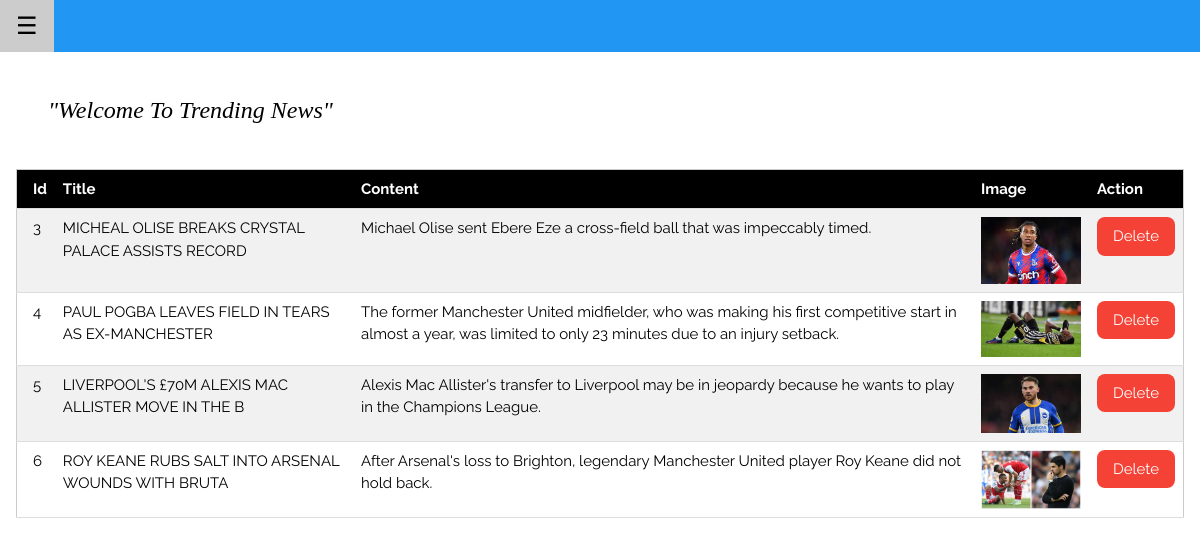
The app's page /admin/trendingtable.php with its own data.
### tables this page shows
CREATE TABLE `trending` (
  `id` int(11) NOT NULL,
  `title` varchar(50) NOT NULL,
  `image` varchar(255) NOT NULL,
  `content` text NOT NULL
);

### admin/trendingtable.php (the view, shortened to what this page needs)
<?php include("../scroll-top.php"); ?>
<?php include("header.php"); ?>
<div class="w3-container">
    <div class="w3-container">
        <div class="w3-panel w3-white" style="width:50%">
            <p class="w3-xlarge w3-serif"><i>"Welcome To Trending News"</i></p>
        </div>
    </div>
    <form action="" method="post" enctype="multipart/form-data">
        <div class="w3-responsive">
            <table class="w3-table-all">
                <tr class="w3-black">
                    <th>Id</th>
                    <th>Title</th>
                    <th>Content</th>
                    <th>Image</th>
                    <th>Action</th>
                </tr>
                <?php
        $conn = mysqli_connect('localhost', 'root', '',);
        $query = "SELECT * FROM `trending` ";
        $query_run = mysqli_query($conn, $query);
        while ($row = mysqli_fetch_array($query_run)) {
        ?>
                <tr>
                    <td><?php echo $row['id']; ?></td>
                    <td><?php echo $row['title']; ?></td>
                    <td><?php echo $row['content']; ?></td>
                    <td><img src="<?php echo "images/" . $row['image']; ?>" width="100px" alt="image"> </td>
                    <form action="trenddelete.php" method="post">
                        <td>
                            <input type="submit" name="delete" class='w3-btn w3-bar-block w3-red w3-round-large'
                                value="Delete">
                        </td>
                    </form>
                </tr>
                <?php
        }
        ?>
            </table>
        </div>
    </form>
</div>
</div>
</body>
</html>

### scroll-top.php (shortened to what this page needs)
<!DOCTYPE html>
<html>
<head>
  <link rel="stylesheet" href="assets/css/style.css">
  <link rel="stylesheet" href="https://cdnjs.cloudflare.com/ajax/libs/font-awesome/4.7.0/css/font-awesome.min.css">
</head>
<body>
</body>
</html>

### admin/header.php (shortened to what this page needs)
<!DOCTYPE html>
<html lang="en">
<head>
    <link rel="stylesheet" href="style.css">
    <link rel="stylesheet" href="https://cdnjs.cloudflare.com/ajax/libs/font-awesome/4.7.0/css/font-awesome.min.css">
</head>
<body>
    <div id="main">
        <div class="w3-blue">
            <button id="openNav" class="w3-button w3-blue w3-xlarge" onclick="w3_open()">&#9776;</button>
        </div>

### assets/css/style.css (style rules this page uses)
html { box-sizing: border-box }
*, *:before, *:after { box-sizing: inherit }
html { -ms-text-size-adjust: 100%; -webkit-text-size-adjust: 100% }
body { margin: 0 }
img { border-style: none }
button, input, select, textarea { font: inherit; margin: 0 }
button, input { overflow: visible }
button, select { text-transform: none }
button, html [type=button], [type=reset], [type=submit] { -webkit-appearance: button }
html, body { font-family: Verdana, sans-serif; font-size: 15px; line-height: 1.5 }
html { overflow-x: hidden }
.w3-serif { font-family: serif }
img { vertical-align: middle }
.w3-table, .w3-table-all { border-collapse: collapse; border-spacing: 0; width: 100%; display: table }
.w3-table-all { border: 1px solid #ccc }
.w3-bordered tr, .w3-table-all tr { border-bottom: 1px solid #ddd }
.w3-table-all tr:nth-child(odd) { background-color: #fff }
.w3-table-all tr:nth-child(even) { background-color: #f1f1f1 }
.w3-table td, .w3-table th, .w3-table-all td, .w3-table-all th { padding: 8px 8px; display: table-cell; text-align: left; vertical-align: top }
.w3-table th:first-child, .w3-table td:first-child, .w3-table-all th:first-child, .w3-table-all td:first-child { padding-left: 16px }
.w3-btn, .w3-button { border: none; display: inline-block; padding: 8px 16px; vertical-align: middle; overflow: hidden; text-decoration: none; color: inherit; background-color: inherit; text-align: center; cursor: pointer; white-space: nowrap }
.w3-btn, .w3-button { -webkit-touch-callout: none; -webkit-user-select: none; -khtml-user-select: none; -moz-user-select: none; -ms-user-select: none; user-select: none }
.w3-main, #main { transition: margin-left .4s }
.w3-responsive { display: block; overflow-x: auto }
.w3-container:after, .w3-container:before, .w3-panel:after, .w3-panel:before, .w3-row:after, .w3-row:before, .w3-row-padding:after, .w3-row-padding:before, .w3-cell-row:before, .w3-cell-row:after, .w3-clear:after, .w3-clear:before, .w3-bar:before, .w3-bar:after { content: ""; display: table; clear: both }
.w3-round-large { border-radius: 8px }
.w3-container, .w3-panel { padding: 0.01em 16px }
.w3-panel { margin-top: 16px; margin-bottom: 16px }
.w3-xlarge { font-size: 24px !important }
.w3-blue, .w3-hover-blue:hover { color: #fff !important; background-color: #2196F3 !important }
.w3-red, .w3-hover-red:hover { color: #fff !important; background-color: #f44336 !important }
.w3-white, .w3-hover-white:hover { color: #000 !important; background-color: #fff !important }
.w3-black, .w3-hover-black:hover { color: #fff !important; background-color: #000 !important }

### scroll-top.php (style rules this page uses)
body { font-family: Arial, Helvetica, sans-serif; font-size: 20px; }

### admin/header.php (style rules this page uses)
html, body, h1, h2, h3, h4, h5 { font-family: "Raleway", sans-serif }

### records on screen
trending: id "3", title "MICHEAL OLISE BREAKS CRYSTAL PALACE ASSISTS RECORD", content "Michael Olise sent Ebere Eze a cross-field ball that was impeccably timed.", image (picture)
trending: id "4", title "PAUL POGBA LEAVES FIELD IN TEARS AS EX-MANCHESTER", content "The former Manchester United midfielder, who was making his first competitive start in almost a year, was limited to only 23 minutes due to an injury setback.", image (picture)
trending: id "5", title "LIVERPOOL'S £70M ALEXIS MAC ALLISTER MOVE IN THE B", content "Alexis Mac Allister's transfer to Liverpool may be in jeopardy because he wants to play in the Champions League.", image (picture)
trending: id "6", title "ROY KEANE RUBS SALT INTO ARSENAL WOUNDS WITH BRUTA", content "After Arsenal's loss to Brighton, legendary Manchester United player Roy Keane did not hold back.", image (picture)
